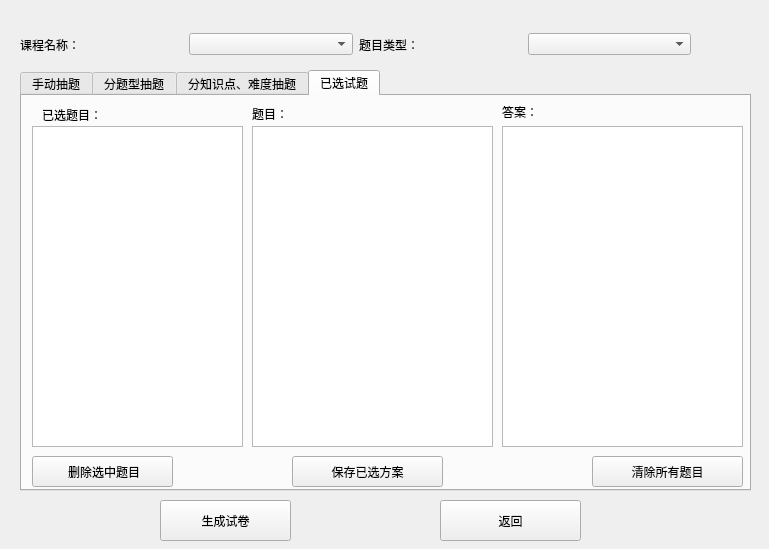
<?xml version="1.0" encoding="UTF-8"?>
<ui version="4.0">
 <class>newTestForm</class>
 <widget class="QWidget" name="newTestForm">
  <property name="geometry">
   <rect>
    <x>0</x>
    <y>0</y>
    <width>769</width>
    <height>549</height>
   </rect>
  </property>
  <property name="windowTitle">
   <string>Form</string>
  </property>
  <widget class="QPushButton" name="exitButton">
   <property name="geometry">
    <rect>
     <x>440</x>
     <y>500</y>
     <width>141</width>
     <height>41</height>
    </rect>
   </property>
   <property name="text">
    <string>返回</string>
   </property>
  </widget>
  <widget class="QWidget" name="layoutWidget">
   <property name="geometry">
    <rect>
     <x>20</x>
     <y>30</y>
     <width>671</width>
     <height>29</height>
    </rect>
   </property>
   <layout class="QHBoxLayout" name="horizontalLayout">
    <item>
     <widget class="QLabel" name="labelSubjectName">
      <property name="text">
       <string>课程名称：</string>
      </property>
      <property name="buddy">
       <cstring>SubjectNameCB</cstring>
      </property>
     </widget>
    </item>
    <item>
     <widget class="QComboBox" name="SubjectNameCB"/>
    </item>
    <item>
     <widget class="QLabel" name="labelQuestionType">
      <property name="text">
       <string>题目类型：</string>
      </property>
      <property name="buddy">
       <cstring>questionTypeCB</cstring>
      </property>
     </widget>
    </item>
    <item>
     <widget class="QComboBox" name="questionTypeCB"/>
    </item>
   </layout>
  </widget>
  <widget class="QTabWidget" name="tabWidget">
   <property name="geometry">
    <rect>
     <x>20</x>
     <y>70</y>
     <width>731</width>
     <height>421</height>
    </rect>
   </property>
   <property name="currentIndex">
    <number>3</number>
   </property>
   <widget class="QWidget" name="manualTab">
    <attribute name="title">
     <string>手动抽题</string>
    </attribute>
    <widget class="QTextBrowser" name="questionTextBrowser">
     <property name="geometry">
      <rect>
       <x>150</x>
       <y>31</y>
       <width>281</width>
       <height>231</height>
      </rect>
     </property>
    </widget>
    <widget class="QTextBrowser" name="answerTextBrowser">
     <property name="geometry">
      <rect>
       <x>435</x>
       <y>31</y>
       <width>281</width>
       <height>231</height>
      </rect>
     </property>
    </widget>
    <widget class="QPushButton" name="chooseThisQuestion">
     <property name="geometry">
      <rect>
       <x>570</x>
       <y>290</y>
       <width>141</width>
       <height>71</height>
      </rect>
     </property>
     <property name="text">
      <string>选中该题</string>
     </property>
    </widget>
    <widget class="QLabel" name="label_2">
     <property name="geometry">
      <rect>
       <x>150</x>
       <y>10</y>
       <width>71</width>
       <height>17</height>
      </rect>
     </property>
     <property name="text">
      <string>题目：</string>
     </property>
    </widget>
    <widget class="QLabel" name="label_3">
     <property name="geometry">
      <rect>
       <x>470</x>
       <y>10</y>
       <width>71</width>
       <height>17</height>
      </rect>
     </property>
     <property name="text">
      <string>答案：</string>
     </property>
    </widget>
    <widget class="QLabel" name="label_6">
     <property name="geometry">
      <rect>
       <x>220</x>
       <y>280</y>
       <width>71</width>
       <height>17</height>
      </rect>
     </property>
     <property name="text">
      <string>知识点：</string>
     </property>
    </widget>
    <widget class="QTextEdit" name="pointEdit">
     <property name="geometry">
      <rect>
       <x>300</x>
       <y>280</y>
       <width>241</width>
       <height>91</height>
      </rect>
     </property>
     <property name="readOnly">
      <bool>true</bool>
     </property>
    </widget>
    <widget class="QWidget" name="layoutWidget">
     <property name="geometry">
      <rect>
       <x>20</x>
       <y>280</y>
       <width>191</width>
       <height>91</height>
      </rect>
     </property>
     <layout class="QGridLayout" name="gridLayout">
      <item row="0" column="0">
       <widget class="QLabel" name="label_4">
        <property name="text">
         <string>分数：</string>
        </property>
       </widget>
      </item>
      <item row="0" column="1">
       <widget class="QLineEdit" name="degradeEdit">
        <property name="readOnly">
         <bool>true</bool>
        </property>
       </widget>
      </item>
      <item row="1" column="0">
       <widget class="QLabel" name="label_5">
        <property name="text">
         <string>难度：</string>
        </property>
       </widget>
      </item>
      <item row="1" column="1">
       <widget class="QLineEdit" name="difficultyEdit">
        <property name="readOnly">
         <bool>true</bool>
        </property>
       </widget>
      </item>
     </layout>
    </widget>
    <widget class="QListWidget" name="questionNumListWidget">
     <property name="geometry">
      <rect>
       <x>10</x>
       <y>30</y>
       <width>131</width>
       <height>231</height>
      </rect>
     </property>
    </widget>
    <widget class="QLabel" name="label_10">
     <property name="geometry">
      <rect>
       <x>20</x>
       <y>10</y>
       <width>61</width>
       <height>16</height>
      </rect>
     </property>
     <property name="text">
      <string>题号列表:</string>
     </property>
    </widget>
   </widget>
   <widget class="QWidget" name="tab_2">
    <attribute name="title">
     <string>分题型抽题</string>
    </attribute>
    <widget class="QPlainTextEdit" name="alreadySelected">
     <property name="geometry">
      <rect>
       <x>50</x>
       <y>90</y>
       <width>371</width>
       <height>271</height>
      </rect>
     </property>
     <property name="readOnly">
      <bool>true</bool>
     </property>
    </widget>
    <widget class="QLabel" name="label_9">
     <property name="geometry">
      <rect>
       <x>50</x>
       <y>70</y>
       <width>151</width>
       <height>16</height>
      </rect>
     </property>
     <property name="text">
      <string>已选中的题目类型数量：</string>
     </property>
    </widget>
    <widget class="QPushButton" name="autoChooseQuestions">
     <property name="geometry">
      <rect>
       <x>510</x>
       <y>80</y>
       <width>131</width>
       <height>91</height>
      </rect>
     </property>
     <property name="text">
      <string>抽题</string>
     </property>
    </widget>
    <widget class="QWidget" name="layoutWidget">
     <property name="geometry">
      <rect>
       <x>50</x>
       <y>20</y>
       <width>371</width>
       <height>41</height>
      </rect>
     </property>
     <layout class="QHBoxLayout" name="horizontalLayout_3">
      <item>
       <widget class="QLabel" name="label_8">
        <property name="text">
         <string>题目数量：</string>
        </property>
       </widget>
      </item>
      <item>
       <widget class="QSpinBox" name="questNum"/>
      </item>
      <item>
       <widget class="QPushButton" name="chooseMany">
        <property name="text">
         <string>选中</string>
        </property>
       </widget>
      </item>
     </layout>
    </widget>
    <widget class="QPushButton" name="clearButton">
     <property name="geometry">
      <rect>
       <x>510</x>
       <y>280</y>
       <width>131</width>
       <height>81</height>
      </rect>
     </property>
     <property name="text">
      <string>清空选择</string>
     </property>
    </widget>
   </widget>
   <widget class="QWidget" name="tab_4">
    <attribute name="title">
     <string>分知识点、难度抽题</string>
    </attribute>
   </widget>
   <widget class="QWidget" name="alreadyTab">
    <attribute name="title">
     <string>已选试题</string>
    </attribute>
    <widget class="QPushButton" name="deleteThisQuestion">
     <property name="geometry">
      <rect>
       <x>10</x>
       <y>360</y>
       <width>141</width>
       <height>31</height>
      </rect>
     </property>
     <property name="text">
      <string> 删除选中题目</string>
     </property>
    </widget>
    <widget class="QListWidget" name="alreadySelectQuestions">
     <property name="geometry">
      <rect>
       <x>10</x>
       <y>30</y>
       <width>211</width>
       <height>321</height>
      </rect>
     </property>
     <property name="selectionMode">
      <enum>QAbstractItemView::MultiSelection</enum>
     </property>
    </widget>
    <widget class="QLabel" name="label_7">
     <property name="geometry">
      <rect>
       <x>20</x>
       <y>10</y>
       <width>81</width>
       <height>17</height>
      </rect>
     </property>
     <property name="text">
      <string>已选题目：</string>
     </property>
    </widget>
    <widget class="QTextBrowser" name="questionTextBrowser_2">
     <property name="geometry">
      <rect>
       <x>230</x>
       <y>30</y>
       <width>241</width>
       <height>321</height>
      </rect>
     </property>
    </widget>
    <widget class="QTextBrowser" name="answerTextBrowser_2">
     <property name="geometry">
      <rect>
       <x>480</x>
       <y>30</y>
       <width>241</width>
       <height>321</height>
      </rect>
     </property>
    </widget>
    <widget class="QLabel" name="questionLabel">
     <property name="geometry">
      <rect>
       <x>230</x>
       <y>10</y>
       <width>241</width>
       <height>16</height>
      </rect>
     </property>
     <property name="text">
      <string>题目：</string>
     </property>
    </widget>
    <widget class="QLabel" name="answerLabel">
     <property name="geometry">
      <rect>
       <x>480</x>
       <y>10</y>
       <width>54</width>
       <height>12</height>
      </rect>
     </property>
     <property name="text">
      <string>答案：</string>
     </property>
    </widget>
    <widget class="QPushButton" name="clearAlreadySelection">
     <property name="geometry">
      <rect>
       <x>570</x>
       <y>360</y>
       <width>151</width>
       <height>31</height>
      </rect>
     </property>
     <property name="text">
      <string>清除所有题目</string>
     </property>
    </widget>
    <widget class="QPushButton" name="saveQuestionButton">
     <property name="geometry">
      <rect>
       <x>270</x>
       <y>360</y>
       <width>151</width>
       <height>31</height>
      </rect>
     </property>
     <property name="text">
      <string>保存已选方案</string>
     </property>
    </widget>
   </widget>
  </widget>
  <widget class="QPushButton" name="generatePaperButton">
   <property name="geometry">
    <rect>
     <x>160</x>
     <y>500</y>
     <width>131</width>
     <height>41</height>
    </rect>
   </property>
   <property name="text">
    <string>生成试卷</string>
   </property>
  </widget>
 </widget>
 <resources/>
 <connections/>
</ui>
